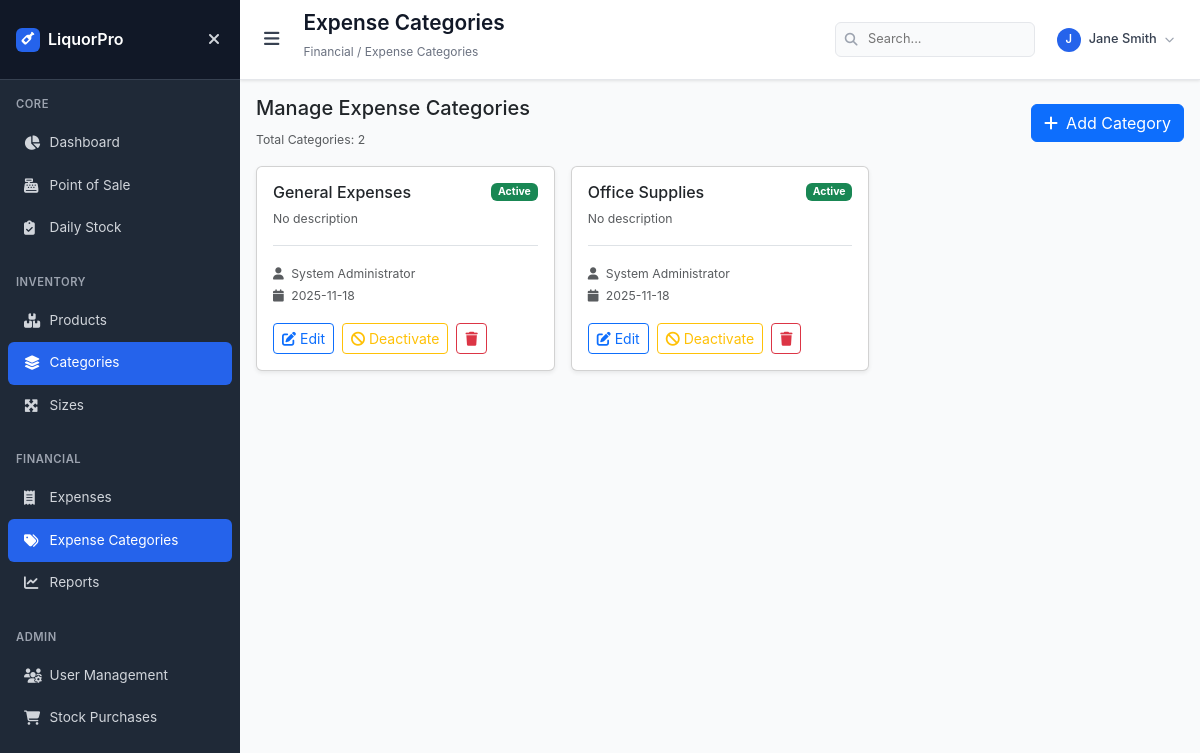
Before: /expense_categories (signed in) with the older database file.
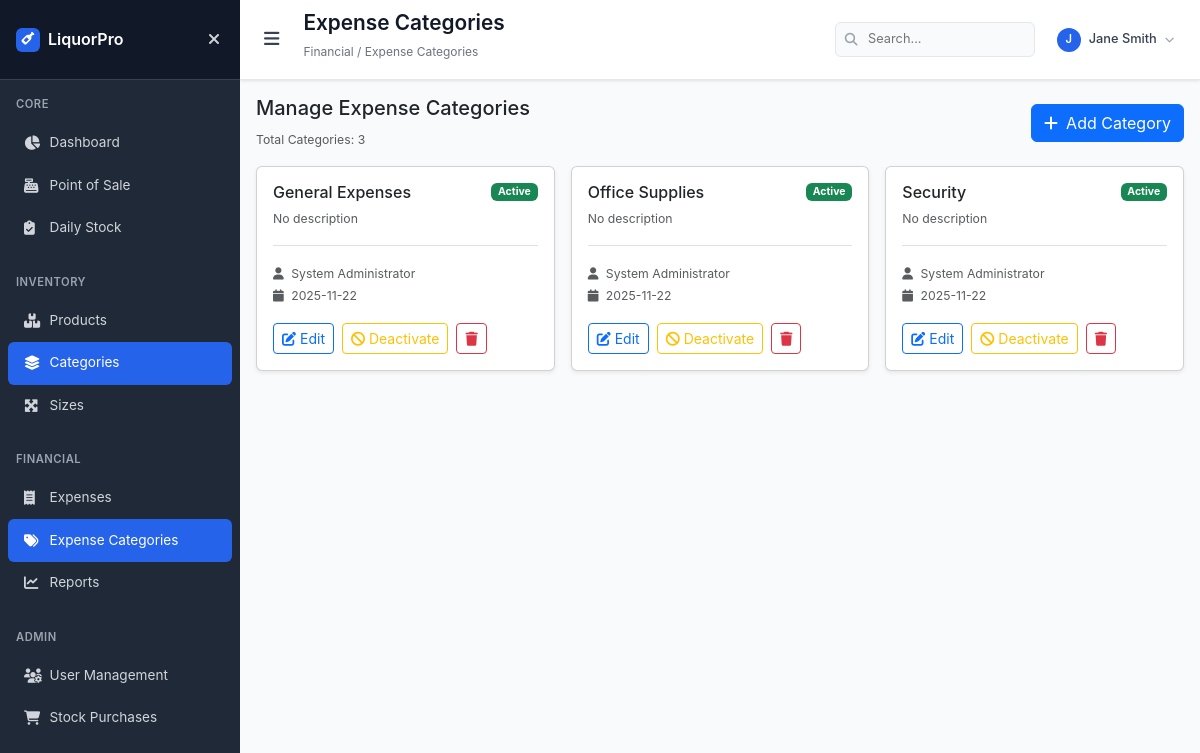
After: the same page with the newer database file.
### models.py (models this page shows, shortened)
class ExpenseCategory(db.Model):
    id = db.Column(db.Integer, primary_key=True)
    name = db.Column(db.String(50), unique=True, nullable=False, index=True)
    description = db.Column(db.String(200), nullable=True)
    is_active = db.Column(db.Boolean, default=True, index=True)
    created_at = db.Column(db.DateTime, default=datetime.utcnow)
    created_by = db.Column(db.Integer, db.ForeignKey('user.id'), nullable=True)
    creator = db.relationship('User', backref=db.backref('created_expense_categories', lazy=True))

class User(db.Model):
    id = db.Column(db.Integer, primary_key=True)
    username = db.Column(db.String(80), unique=True, nullable=False, index=True)
    email = db.Column(db.String(120), unique=True, nullable=False, index=True)
    password_hash = db.Column(db.String(128), nullable=False)
    full_name = db.Column(db.String(100), nullable=False)
    role = db.Column(db.String(20), nullable=False, default='attendant', index=True)
    is_active = db.Column(db.Boolean, default=True, index=True)
    created_at = db.Column(db.DateTime, default=datetime.utcnow)
    last_login = db.Column(db.DateTime)

### app.py (the view)
@app.route('/expense_categories')
@admin_required
def expense_categories():
    expense_categories = ExpenseCategory.query.order_by(ExpenseCategory.name).all()
    return render_template('expenses/expense_categories.html', expense_categories=expense_categories)

### app.py (called while the page is built)
def get_current_user():
    if 'user_id' in session:
        return db.session.get(User, session['user_id'])
    return None

def admin_required(f):
    @wraps(f)
    def decorated_function(*args, **kwargs):
        if 'user_id' not in session:
            flash('Please log in to access this page.', 'warning')
            return redirect(url_for('login'))
        user = db.session.get(User, session['user_id'])
        if not user or user.role not in ['admin', 'manager']:
            flash('Access denied. Admin privileges required.', 'error')
            return redirect(url_for('dashboard'))
        return f(*args, **kwargs)
    return decorated_function

@app.context_processor
def inject_user():
    return dict(current_user=get_current_user())

### templates/expenses/expense_categories.html (shortened to what this page needs)
{% extends "base.html" %}
{% block page_title %}Expense Categories{% endblock %}
{% block breadcrumb %}Financial / Expense Categories{% endblock %}
{% block content %}
<div class="row mb-3">
    <div class="col-12">
        <div class="d-flex justify-content-between align-items-center">
            <div>
                <h5>Manage Expense Categories</h5>
                <small class="text-muted">Total Categories: {{ expense_categories|length }}</small>
            </div>
            <a href="{{ url_for('add_expense_category') }}" class="btn btn-primary">
                <i class="fas fa-plus me-2"></i>Add Category
            </a>
        </div>
    </div>
</div>
<div class="row g-3">
    {% for category in expense_categories %}
    <div class="col-md-6 col-lg-4">
        <div class="card shadow-sm h-100">
            <div class="card-body">
                <div class="d-flex justify-content-between align-items-start mb-2">
                    <div>
                        <h6 class="mb-1">{{ category.name }}</h6>
                        <small class="text-muted">
                            {% if category.description %}
                            {{ category.description }}
                            {% else %}
                            No description
                            {% endif %}
                        </small>
                    </div>
                    {% if category.is_active %}
                    <span class="badge bg-success">Active</span>
                    {% else %}
                    <span class="badge bg-secondary">Inactive</span>
                    {% endif %}
                </div>
                <div class="mt-3 pt-3 border-top">
                    <small class="text-muted">
                        <i class="fas fa-user me-1"></i>
                        {% if category.creator %}{{ category.creator.full_name }}{% else %}System{% endif %}
                    </small>
                    <br>
                    <small class="text-muted">
                        <i class="fas fa-calendar me-1"></i>
                        {{ category.created_at.strftime('%Y-%m-%d') if category.created_at else 'N/A' }}
                    </small>
                </div>
                <div class="mt-3 d-flex gap-2">
                    <a href="{{ url_for('edit_expense_category', category_id=category.id) }}" class="btn btn-sm btn-outline-primary">
                        <i class="fas fa-edit me-1"></i>Edit
                    </a>
                    <form method="POST" action="{{ url_for('toggle_expense_category_status', category_id=category.id) }}" style="display: inline;">
                        {% if category.is_active %}
                        <button type="submit" class="btn btn-sm btn-outline-warning" onclick="return confirm('Deactivate this expense category?')">
                            <i class="fas fa-ban me-1"></i>Deactivate
                        </button>
                        {% else %}
                        <button type="submit" class="btn btn-sm btn-outline-success" onclick="return confirm('Activate this expense category?')">
                            <i class="fas fa-check me-1"></i>Activate
                        </button>
                        {% endif %}
                    </form>
                    <form method="POST" action="{{ url_for('delete_expense_category', category_id=category.id) }}" style="display: inline;">
                        <button type="submit" class="btn btn-sm btn-outline-danger" onclick="return confirm('Delete this expense category? This action cannot be undone!')">
                            <i class="fas fa-trash"></i>
                        </button>
                    </form>
                </div>
            </div>
        </div>
    </div>
    {% endfor %}
</div>
{% endblock %}

Changed rows visible on the page:
changed ExpenseCategory "General Expenses": created_at "2025-11-18" → "2025-11-22"
changed ExpenseCategory "Office Supplies": created_at "2025-11-18" → "2025-11-22"
added ExpenseCategory: name "Security", shows "No description", is_active "Active", creator.full_name "System Administrator", created_at "2025-11-22"
Other visible differences:
{{ expense_categories|length }}: "2" → "3"
